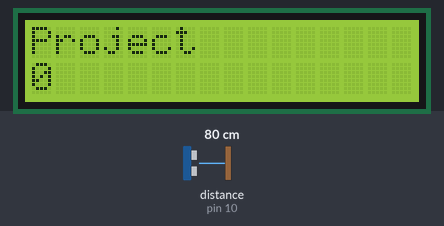
The sketch below on a simulated Arduino Uno, built with avr-gcc and run on an emulated ATmega328P. Parts: 16×2 character LCD. Wiring (inferred from the names in the program): ultrasonic range finder: trigger pin 9; echo pin 10. The test bench sets the inputs (shaded band); at power-on: distance to the obstacle (sensor on pin 10) 80 cm. The echo pulse lasts 58.3 µs per cm.

Above: at 0.1 s.
At 4.1 s:
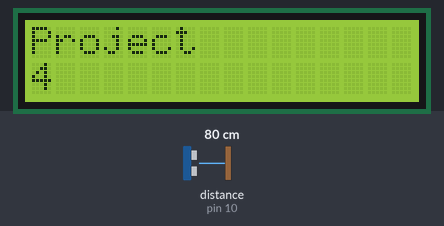
At 9.2 s:
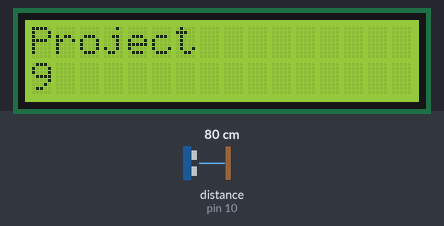
At 19.2 s:
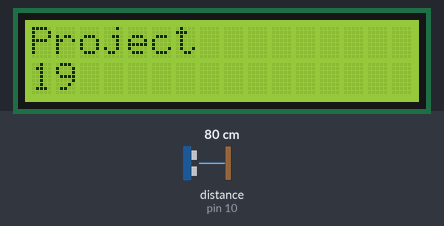
At 28.3 s:
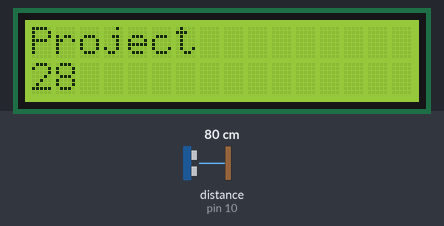
At 38.3 s:
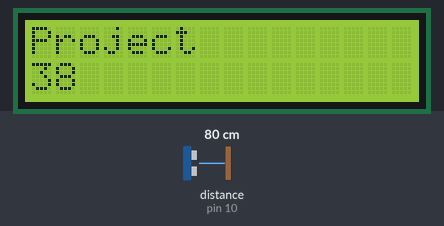

The sketch:

Project.ino
```cpp
#include <LiquidCrystal.h>
LiquidCrystal lcd(7,6,5,4,3,2);
int trigPin = 9;
int echoPin = 10;
int timeInMicro;
int distance;
int seconds = 0;


void setup() {
  // put your setup code here, to run once:
  pinMode(trigPin, OUTPUT);
  pinMode(echoPin, INPUT);
  lcd.begin(16,2);
  lcd.print("Project");
}

void loop() {
  // put your main code here, to run repeatedly:
  digitalWrite(trigPin,LOW);
  delayMicroseconds(2);
  digitalWrite(trigPin,HIGH);
  delayMicroseconds(10);
  digitalWrite(trigPin,LOW);

  timeInMicro = pulseIn(echoPin,HIGH);
  distance = timeInMicro*0.034/2;
  lcd.setCursor(0,1);
  lcd.print(seconds);
  delay(1000);
  seconds += 1;
}
```

Measured:
- what the display in image 0 shows lasts 1.0 s, from 0.1 s to 1.1 s
